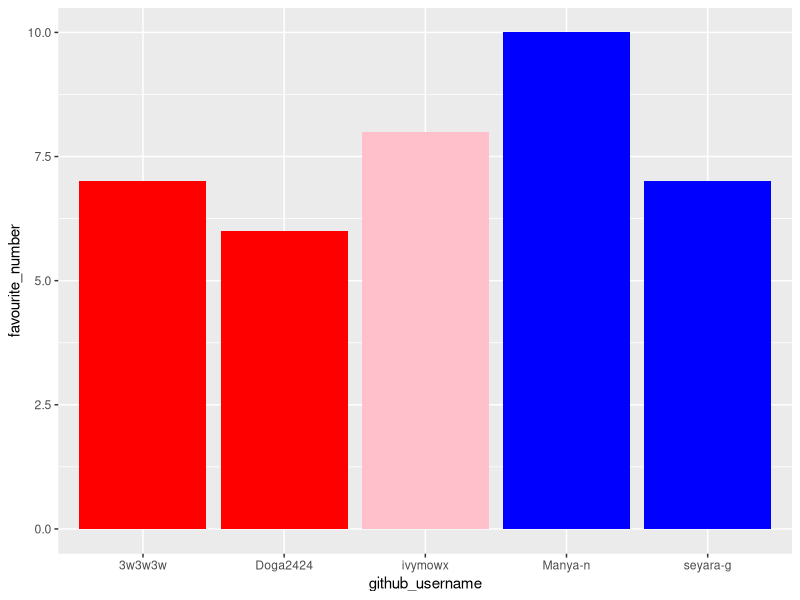
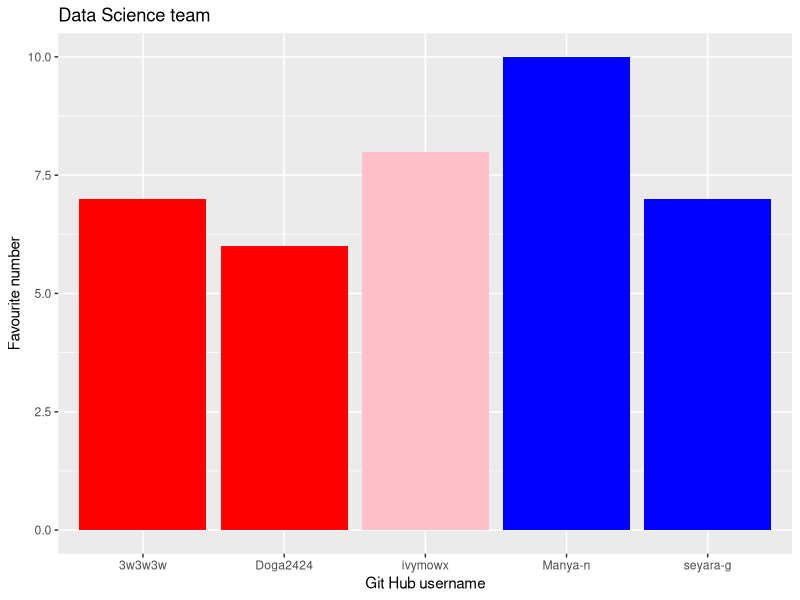
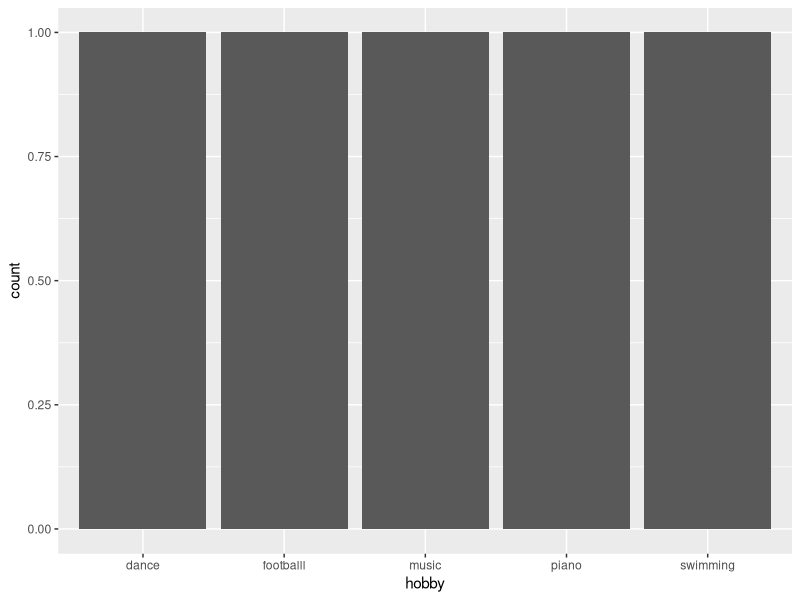

The R source for these figures, in order:
## ---- chunk 1
library(tidyverse) 
## ---- chunk 2
team_data <- tibble(
  name = c("Ivy", "Jacob", "Doga", 
           "Seyara", "Manya"),
  github_username = c("ivymowx", "3w3w3w", "Doga2424", 
                      "seyara-g", "Manya-n"), 
  colour = c("Pink", "Red", "Red", 
             "Blue", "Blue"),
  hobby = c("dance", "swimming", "piano", 
            "music", "footballl"),
  favourite_number = c(8,7, 6, 7, 10)
  )

team_data
## ---- chunk 3
p1 <- ggplot(data = team_data, 
             mapping = aes(x = github_username, 
                           y = favourite_number,
                           fill = colour), 
             ) +
   geom_col() +
   scale_fill_identity()
p1
## ---- chunk 4
p1 + labs(x = "Git Hub username", 
          y = "Favourite number",
          title = "Data Science team")
## ---- chunk 5
p2 <- ggplot(team_data, aes(x = hobby)) +
  geom_bar()
p2
